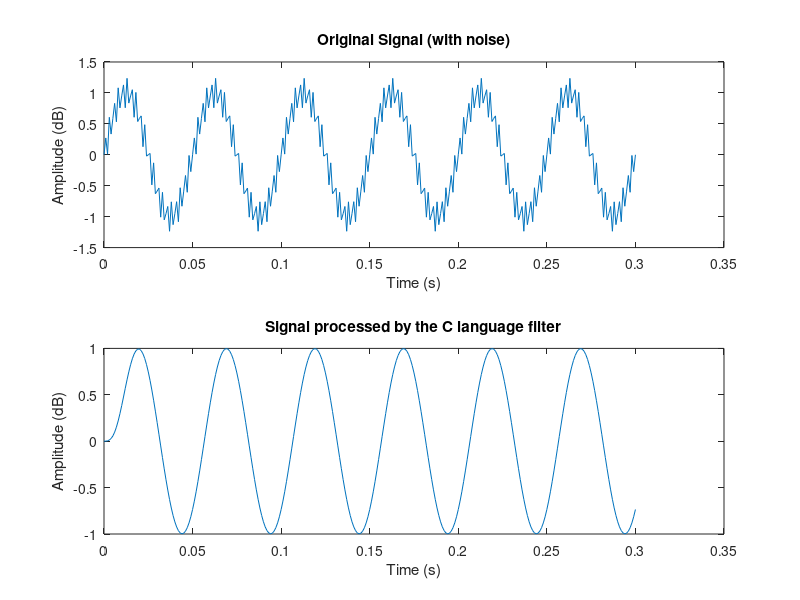

MATLAB code for this plot:
f_s = 1000;
t = 0:1/f_s:0.3;

signal_combined = csvread("signal_combined.csv").';
subplot(2,1,1);
plot(t, signal_combined);
xlabel('Time (s)')
ylabel('Amplitude (dB)')
title('Original Signal (with noise)');

signal_new = csvread("signal_new.csv");
subplot(2,1,2);
plot (t, signal_new ) ;
xlabel('Time (s)');
ylabel('Amplitude (dB)');
title('Signal processed by the C language filter');